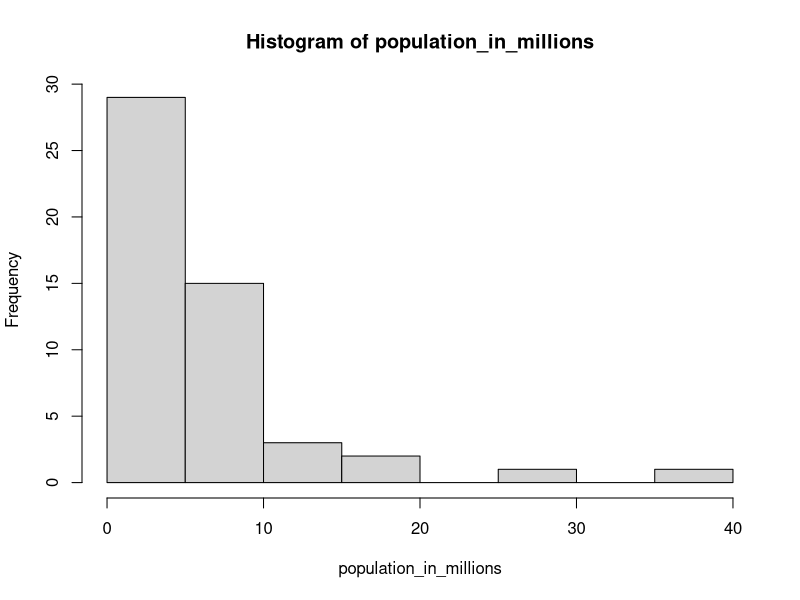
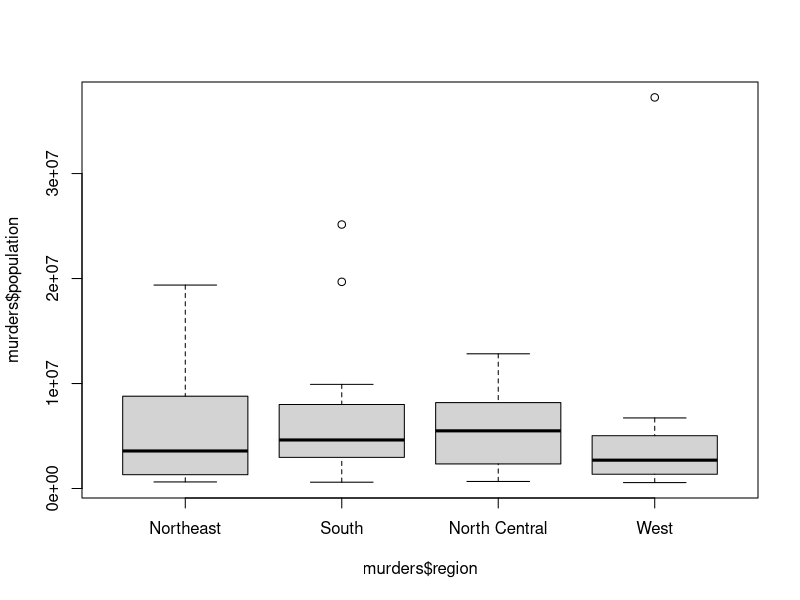

Source code (R) for these figures, in order:
library(dslabs)
data(murders)

# --Histograms--


# Store the population in millions and save to population_in_millions 
population_in_millions <- murders$population/10^6


# Create a histogram of this variable
hist(population_in_millions)

# --Boxplots--

# Boxplots are useful when we want a summary of several variables or several 
# strata of the same variables. Making too many histograms can become too cumbersome.

#In one line of code:

# Stratify the state populations by region.

# Generate boxplots for the strata.

# Note that you can achieve this using this population~region

# inside boxplot to generate the strata and specify the 
# dataset with the data argument.


# Create a boxplot of state populations by region for the murders dataset
boxplot(murders$population~murders$region)


#or boxplot(population~region, data = murders)
